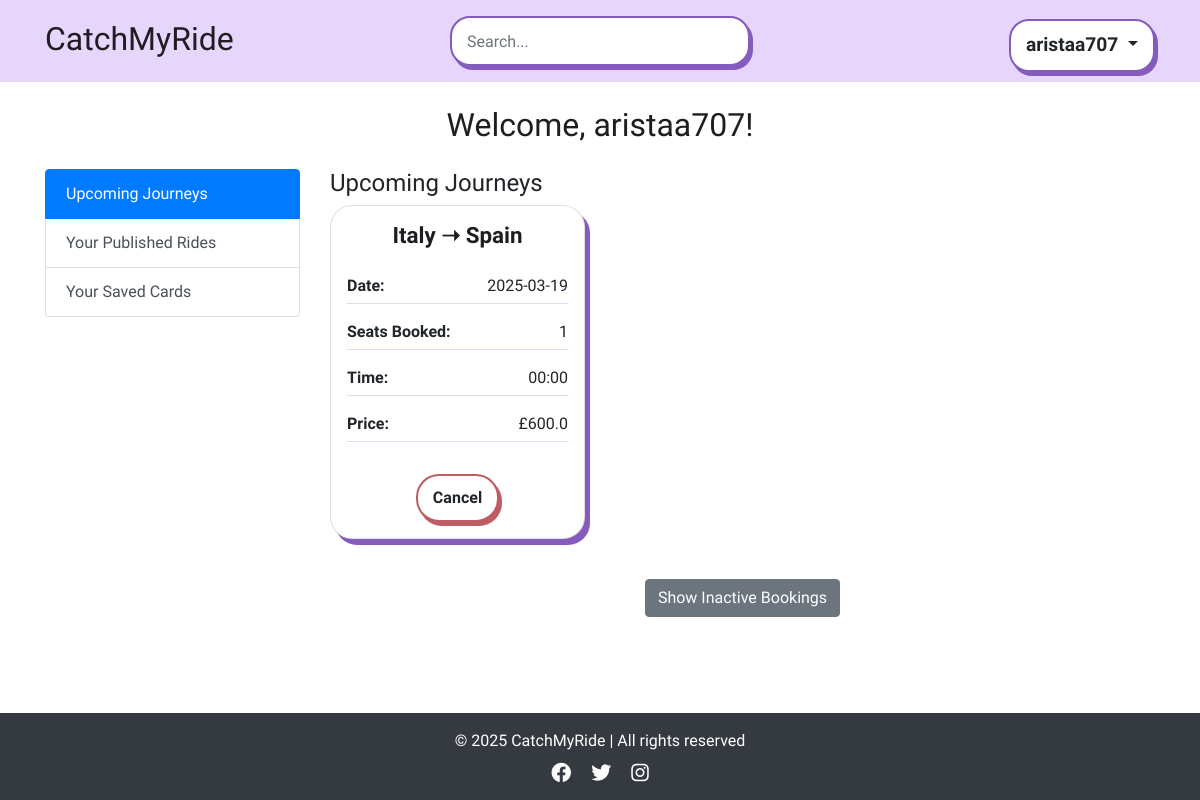
The page /dashboard (signed in) on the database its author committed.
### app/models.py (models this page shows, shortened)
class User(db.Model, UserMixin):
    id = db.Column(db.Integer, primary_key=True)
    username = db.Column(db.String(100), unique=True, nullable=False)
    email = db.Column(db.String(150), unique=True, nullable=False)
    password_hash = db.Column(db.String(200), nullable=False)
    is_active = db.Column(db.Boolean, default=True) # to check if the user activation (user authentication)
    published_rides = db.relationship('publish_ride', backref='driver', lazy=True)
    booked_rides = db.relationship('publish_ride', secondary=passenger_rides, backref='passengers')

class publish_ride(db.Model):
    id = db.Column(db.Integer, primary_key=True)
    driver_id = db.Column(db.Integer, db.ForeignKey('user.id'), nullable=False)
    driver_name = db.Column(db.String(100), nullable=False)  # Added Driver Name
    from_location = db.Column(db.String(200), nullable=False)
    to_location = db.Column(db.String(200), nullable=False)
    date_time = db.Column(db.DateTime, nullable=True)  # Now optional
    available_seats_per_date = db.Column(db.JSON, nullable=True)
    price_per_seat = db.Column(db.Float, nullable=False)
    category = db.Column(db.String(50), nullable=False)
    recurrence_dates = db.Column(db.String(255), nullable=True)
    commute_times = db.Column(db.String(255), nullable=True)  # Stores commute time slots
    is_available = db.Column(db.Boolean, default=True)

### app/views.py (the view)
@app.route('/dashboard')
@login_required
def dashboard():
    booked_rides = book_ride.query.filter_by(user_id=current_user.id).all()
    upcoming_journeys = []
    inactive_journeys = []
    current_time = datetime.utcnow()
    for booking in booked_rides:
        ride = publish_ride.query.get(booking.ride_id)
        if ride:
            is_canceled = booking.status == "Canceled"
            price_per_seat = ride.price_per_seat
            journey_data = {
                "booking_id": booking.id,
                "ride_id": ride.id,
                "from": ride.from_location,
                "to": ride.to_location,
                "date": booking.ride_date.strftime('%Y-%m-%d'),
                "time": ride.commute_times if ride.category == "commuting" else (
                    ride.date_time.strftime('%H:%M') if ride.date_time else "Not Provided"
                ),
                "status": booking.status,
                "price": price_per_seat,
                "seats_booked": booking.seats_selected
            }
            if is_canceled:
                inactive_journeys.append(journey_data)
            else:
                upcoming_journeys.append(journey_data)
    user_published_rides = publish_ride.query.filter_by(driver_id=current_user.id).all()
    published_rides = {"one_time": [], "commuting": []}
    for ride in user_published_rides:
        if ride.category == "one-time":
            published_rides["one_time"].append({
                "ride_id": ride.id,
                "from": ride.from_location,
                "to": ride.to_location,
                "date": ride.date_time.strftime('%Y-%m-%d'),
                "time": ride.date_time.strftime('%H:%M'),
                "price": ride.price_per_seat,
                "passengers": [
                    {"name": User.query.get(passenger.user_id).username, "email": passenger.confirmation_email}
                    for passenger in book_ride.query.filter_by(ride_id=ride.id).all()
                ]
            })
        else:  # Commuting rides
            ride_data = {
                "ride_id": ride.id,
                "from": ride.from_location,
                "to": ride.to_location,
                "time": ride.commute_times,
                "price": ride.price_per_seat,
                "dates": {}
            }
            ride_dates = db.session.query(book_ride.ride_date).filter_by(ride_id=ride.id).distinct().all()
            for date_obj in ride_dates:
                date_str = date_obj[0].strftime('%Y-%m-%d')
                passengers = book_ride.query.filter(
                    book_ride.ride_id == ride.id,
                    book_ride.ride_date == date_obj[0],
                    book_ride.status != "Canceled"
                ).all()
                ride_data["dates"][date_str] = [
                    {"name": User.query.get(passenger.user_id).username, "email": passenger.confirmation_email}
                    for passenger in passengers
                ]
            published_rides["commuting"].append(ride_data)
    return render_template("dashboard.html",
                           user=current_user,
                           upcoming_journeys=upcoming_journeys,
                           inactive_journeys=inactive_journeys,
                           published_rides=published_rides)

### app/views.py (called while the page is built)
@app.before_request
def check_redirect_after_login():
    if 'redirect_after_login' in session and current_user.is_authenticated:
        redirect_path = session.pop('redirect_after_login')
        return redirect(redirect_path)

@login_manager.user_loader
def load_user(user_id):
    return User.query.get(int(user_id))

@app.context_processor
def inject_user():
    return dict(user=current_user)

### app/templates/dashboard.html (shortened to what this page needs)
{% extends 'base.html' %}
{% block content %}
<div class="container mt-4">
    <h2 class="mb-4 text-center">Welcome, {{ user.username }}!</h2>
    <div class="row">
        <div class="col-md-3">
            <div class="list-group">
                <a href="#" class="list-group-item list-group-item-action active" id="showUpcoming">Upcoming Journeys</a>
                <a href="#" class="list-group-item list-group-item-action" id="showPublished">Your Published Rides</a>
                <a href="#" class="list-group-item list-group-item-action" id="showSavedCards">Your Saved Cards</a>
            </div>
        </div>
        <div class="col-md-9">
            <div id="upcomingSection" class="mb-4">
                <h4>Upcoming Journeys</h4>
                {% if upcoming_journeys %}
                    <div class="row">
                        {% for journey in upcoming_journeys %}
                        <div class="col-md-4 mb-3">
                            <div class="card p-3">
                                <h5 class="card-title">{{ journey.from }} ➝ {{ journey.to }}</h5>
                                <p class="detail-item"><span class="detail-heading">Date:</span> {{ journey.date }}</p>
                                <p class="detail-item"><span class="detail-heading">Seats Booked:</span> {{ journey.seats_booked }}</p>
                                <p class="detail-item"><span class="detail-heading">Time:</span> {{ journey.time }}</p>
                                <p class="detail-item"><span class="detail-heading">Price:</span> £{{ journey.price }}</p>
                                <div class="text-center mt-3">
                                    {% if journey.status == "Booked" %}
                                    <button class="btn btn-base btn-red cancel-btn" data-booking-id="{{ journey.booking_id }}"
                                            data-price="{{ journey.price }}" data-date="{{ journey.date }}">
                                        Cancel
                                    </button>
                                    {% else %}
                                        <span class="text-muted">Canceled</span>
                                    {% endif %}
                                </div>
                            </div>
                        </div>
                        {% endfor %}
                    </div>
                {% else %}
                    <p class="text-muted">No upcoming journeys booked.</p>
                {% endif %}
                <div class="text-center mt-4">
                    <button class="btn btn-secondary" id="toggleInactive">Show Inactive Bookings</button>
                </div>
            </div>
        </div>
    </div>
</div>
{% endblock %}

### app/templates/base.html (shortened to what this page needs)
<!DOCTYPE html>
<html lang="en">
<head>
    <link rel="stylesheet" href="https://stackpath.bootstrapcdn.com/bootstrap/4.2.1/css/bootstrap.min.css">
    <link rel="stylesheet" href="{{ url_for('static', filename='style.css') }}">
    <link rel="stylesheet" href="https://cdnjs.cloudflare.com/ajax/libs/font-awesome/6.0.0-beta3/css/all.min.css">
    <link href='https://unpkg.com/boxicons@2.1.4/css/boxicons.min.css' rel='stylesheet'>
    <link rel="stylesheet" href="https://cdn.jsdelivr.net/npm/flatpickr/dist/flatpickr.min.css">
</head>
<body>
    <nav class="navbar">
        <div class="container navbar-container d-flex align-items-baseline justify-content-between">
            <a class="navbar-brand navbar-logo" href="/" aria-label="Catch My Ride Logo" title="Go to home page">
                CatchMyRide
            </a>
            <div class="search-container">
                <form class="form-inline">
                    <input class="form-control input" type="search" placeholder="Search..." aria-label="Search" id="searchInput" readonly>
                </form>
            </div>
            <div class="dropdown">
                {% if user.is_authenticated %}
                    <button class="btn btn-base btn-profile dropdown-toggle" type="button" id="profileDropdown" data-bs-toggle="dropdown" aria-haspopup="true" aria-expanded="false">
                        {{ user.username }}
                    </button>
                {% endif %}
            </div>
        </div>
    </nav>
    <main>
        {% block content %}{% endblock %}
    </main>
    <br>
    <footer class="bg-dark text-white text-center py-3 mt-5">
        <div class="container">
            <p class="mb-0">© 2025 CatchMyRide | All rights reserved</p>
            <div class="social-links mt-2">
                <a href="#" class="text-white mx-2"><i class="fa-brands fa-facebook fa-lg"></i></a>
                <a href="#" class="text-white mx-2"><i class="fa-brands fa-twitter fa-lg"></i></a>
                <a href="#" class="text-white mx-2"><i class="fa-brands fa-instagram fa-lg"></i></a>
            </div>
        </div>
    </footer>
</body>
</html>

### app/static/style.css (style rules this page uses)
body { margin: 0; background-color: #fff; font-family: "Oxanium", serif; font-weight: 300; }
h2 { font-family: 'Shrikhand', serif; color: #1f1d21; }
.navbar .container { display: flex; flex-direction: row; align-items: center; justify-content: space-between; }
.navbar { background-color: #e6d6fc !important; text-align: center; padding: 10px 0; }
.navbar-logo, .navbar-logo:hover { color: #1f1d21; font-family: "Shrikhand", serif; font-size: 2rem; }
.search-container { max-width: 300px; text-align: center; }
@media (min-width: 992px) { .search-container { position: absolute; left: 50%; top: 50%; transform: translate(-50%, -50%); } }
.navbar .form-inline input { background-color: #fff; height: 50px; width: 300px; border: 2px solid #855bbe; box-shadow: 3px 4px 0px #855bbe; border-radius: 20px; transition: all 0.3s ease-in-out; padding: 8px 15px; }
.btn-base { padding: 10px 15px; border-radius: 23px; font-weight: bold; transition: all 0.2s ease-in-out; background-color: white; color: var(--text-color); border: 2px solid var(--border-color); box-shadow: 3px 4px 0px var(--shadow-color); }
.btn-profile { --color: #1f1d21; --border-color: #855bbe; --bg-color: #e6d6fc; --shadow-color: #855bbe; font-size: 1.2rem; border-radius: 20px; }
.btn-red { --color: #1f1d21; --border-color: #BE5B63; --bg-color: #EEB9B9; --shadow-color: #BE5B63; }
.card { border-radius: 22px; box-shadow: 5px 6px 0px #855bbe; transition: transform 0.2s ease-in-out; }
.card-title { font-weight: 700; color: #1f1d21; text-align: center; font-size: 1.4rem; margin-bottom: 25px; }
.card .text-center { margin-top: 15px; }
.detail-item { display: flex; justify-content: space-between; border-bottom: 1px solid #e6d6fc; padding-bottom: 5px; }
.detail-heading { font-weight: 600; }

### rows shown on the page
User: username "aristaa707"
publish_ride: from "Italy", to "Spain", price "600.0"

### other values the page prints
{{ journey.date }} "2025-03-19"
{{ journey.seats_booked }} "1"
{{ journey.time }} "00:00"
